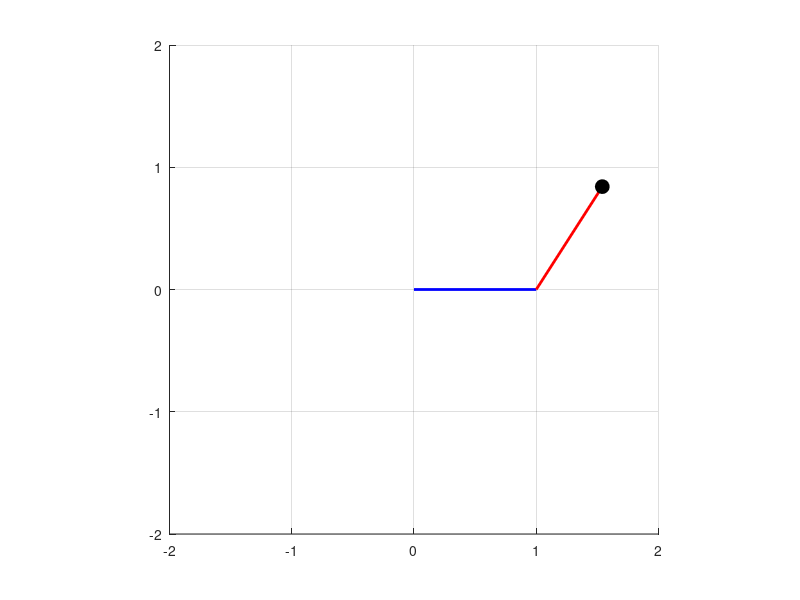

Recreate this plot in MATLAB.
% EE(End Effector) 기하학적으로 해석
clc; clear; close all;

% link 길이
L1 = 1;
L2 = 1;

t = linspace(0, 2*pi, 100);

% 관절 각도
theta1 = sin(t);
theta2 = cos(t);

% 각 Link의 끝점 계
x1 = L1 * cos(theta1);
y1 = L1 * sin(theta1);

x2 = x1 + L2 * cos(theta1 + theta2);
y2 = y1 + L2 * sin(theta1 + theta2);

figure;
hold on;
grid on;
axis([-2, 2, -2, 2]);
axis equal;

for i = 1:length(t)
  clf;
  hold on;
  grid on;
  axis([-2, 2, -2, 2]);
  axis equal;

  % 첫 번째 Link
  plot([0, x1(i)], [0, y1(i)], 'b-', 'LineWidth', 2);
  % 두 번째 Link
  plot([x1(i), x2(i)], [y1(i), y2(i)], 'r-', 'LineWidth', 2);
  % 끝 점 표시
  plot(x2(i), y2(i), 'ko', 'MarkerSize', 10, 'MarkerFaceColor', 'black');

  pause(0.05);
end
